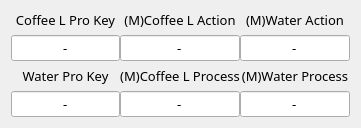
   <widget class="QWidget" name="">
    <property name="geometry">
     <rect>
      <x>20</x>
      <y>550</y>
      <width>361</width>
      <height>100</height>
     </rect>
    </property>
    <layout class="QGridLayout" name="gridLayout">
     <property name="horizontalSpacing">
      <number>0</number>
     </property>
     <item row="2" column="1">
      <widget class="QLabel" name="label_31">
       <property name="font">
        <font>
         <family>함초롬돋움</family>
         <pointsize>10</pointsize>
         <weight>50</weight>
         <italic>false</italic>
         <bold>false</bold>
        </font>
       </property>
       <property name="text">
        <string>(M)Coffee L Process</string>
       </property>
       <property name="alignment">
        <set>Qt::AlignCenter</set>
       </property>
      </widget>
     </item>
     <item row="2" column="2">
      <widget class="QLabel" name="label_35">
       <property name="font">
        <font>
         <family>함초롬돋움</family>
         <pointsize>10</pointsize>
         <weight>50</weight>
         <italic>false</italic>
         <bold>false</bold>
        </font>
       </property>
       <property name="text">
        <string>(M)Water Process</string>
       </property>
       <property name="alignment">
        <set>Qt::AlignCenter</set>
       </property>
      </widget>
     </item>
     <item row="3" column="2">
      <widget class="QLineEdit" name="LE_WATER_M_PROCESS">
       <property name="font">
        <font>
         <family>함초롬돋움</family>
         <pointsize>10</pointsize>
         <weight>50</weight>
         <italic>false</italic>
         <bold>false</bold>
        </font>
       </property>
       <property name="text">
        <string>-</string>
       </property>
       <property name="alignment">
        <set>Qt::AlignCenter</set>
       </property>
      </widget>
     </item>
     <item row="1" column="2">
      <widget class="QLineEdit" name="LE_WATER_M_ACTION">
       <property name="font">
        <font>
         <family>함초롬돋움</family>
         <pointsize>10</pointsize>
         <weight>50</weight>
         <italic>false</italic>
         <bold>false</bold>
        </font>
       </property>
       <property name="text">
        <string>-</string>
       </property>
       <property name="alignment">
        <set>Qt::AlignCenter</set>
       </property>
      </widget>
     </item>
     <item row="0" column="1">
      <widget class="QLabel" name="label_25">
       <property name="font">
        <font>
         <family>함초롬돋움</family>
         <pointsize>10</pointsize>
         <weight>50</weight>
         <italic>false</italic>
         <bold>false</bold>
        </font>
       </property>
       <property name="text">
        <string>(M)Coffee L Action</string>
       </property>
       <property name="alignment">
        <set>Qt::AlignCenter</set>
       </property>
      </widget>
     </item>
     <item row="3" column="1">
      <widget class="QLineEdit" name="LE_COFFEE_L_M_PROCESS">
       <property name="font">
        <font>
         <family>함초롬돋움</family>
         <pointsize>10</pointsize>
         <weight>50</weight>
         <italic>false</italic>
         <bold>false</bold>
        </font>
       </property>
       <property name="text">
        <string>-</string>
       </property>
       <property name="alignment">
        <set>Qt::AlignCenter</set>
       </property>
      </widget>
     </item>
     <item row="1" column="1">
      <widget class="QLineEdit" name="LE_COFFEE_L_M_ACTION">
       <property name="font">
        <font>
         <family>함초롬돋움</family>
         <pointsize>10</pointsize>
         <weight>50</weight>
         <italic>false</italic>
         <bold>false</bold>
        </font>
       </property>
       <property name="text">
        <string>-</string>
       </property>
       <property name="alignment">
        <set>Qt::AlignCenter</set>
       </property>
      </widget>
     </item>
     <item row="0" column="2">
      <widget class="QLabel" name="label_21">
       <property name="font">
        <font>
         <family>함초롬돋움</family>
         <pointsize>10</pointsize>
         <weight>50</weight>
         <italic>false</italic>
         <bold>false</bold>
        </font>
       </property>
       <property name="text">
        <string>(M)Water Action</string>
       </property>
       <property name="alignment">
        <set>Qt::AlignCenter</set>
       </property>
      </widget>
     </item>
     <item row="0" column="0">
      <widget class="QLabel" name="label_26">
       <property name="font">
        <font>
         <family>함초롬돋움</family>
         <pointsize>10</pointsize>
         <weight>50</weight>
         <italic>false</italic>
         <bold>false</bold>
        </font>
       </property>
       <property name="text">
        <string>Coffee L Pro Key</string>
       </property>
       <property name="alignment">
        <set>Qt::AlignCenter</set>
       </property>
      </widget>
     </item>
     <item row="1" column="0">
      <widget class="QLineEdit" name="LE_COFFEE_L_PRODUCT_KEY">
       <property name="font">
        <font>
         <family>함초롬돋움</family>
         <pointsize>10</pointsize>
         <weight>50</weight>
         <italic>false</italic>
         <bold>false</bold>
        </font>
       </property>
       <property name="text">
        <string>-</string>
       </property>
       <property name="alignment">
        <set>Qt::AlignCenter</set>
       </property>
      </widget>
     </item>
     <item row="2" column="0">
      <widget class="QLabel" name="label_30">
       <property name="font">
        <font>
         <family>함초롬돋움</family>
         <pointsize>10</pointsize>
         <weight>50</weight>
         <italic>false</italic>
         <bold>false</bold>
        </font>
       </property>
       <property name="text">
        <string>Water Pro Key</string>
       </property>
       <property name="alignment">
        <set>Qt::AlignCenter</set>
       </property>
      </widget>
     </item>
     <item row="3" column="0">
      <widget class="QLineEdit" name="LE_WATER_PRODUCT_KEY">
       <property name="font">
        <font>
         <family>함초롬돋움</family>
         <pointsize>10</pointsize>
         <weight>50</weight>
         <italic>false</italic>
         <bold>false</bold>
        </font>
       </property>
       <property name="text">
        <string>-</string>
       </property>
       <property name="alignment">
        <set>Qt::AlignCenter</set>
       </property>
      </widget>
     </item>
    </layout>
   </widget>
